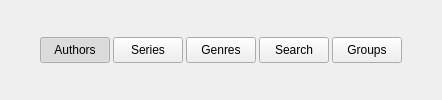
             <widget class="QFrame" name="frame">
              <property name="minimumSize">
               <size>
                <width>0</width>
                <height>30</height>
               </size>
              </property>
              <property name="frameShape">
               <enum>QFrame::NoFrame</enum>
              </property>
              <property name="frameShadow">
               <enum>QFrame::Raised</enum>
              </property>
              <layout class="QHBoxLayout" name="horizontalLayout">
               <property name="spacing">
                <number>3</number>
               </property>
               <property name="leftMargin">
                <number>0</number>
               </property>
               <property name="topMargin">
                <number>0</number>
               </property>
               <property name="rightMargin">
                <number>0</number>
               </property>
               <property name="bottomMargin">
                <number>0</number>
               </property>
               <item>
                <spacer name="horizontalSpacer">
                 <property name="orientation">
                  <enum>Qt::Horizontal</enum>
                 </property>
                 <property name="sizeHint" stdset="0">
                  <size>
                   <width>40</width>
                   <height>20</height>
                  </size>
                 </property>
                </spacer>
               </item>
               <item>
                <widget class="QToolButton" name="btnAuthor">
                 <property name="sizePolicy">
                  <sizepolicy hsizetype="Fixed" vsizetype="Fixed">
                   <horstretch>0</horstretch>
                   <verstretch>0</verstretch>
                  </sizepolicy>
                 </property>
                 <property name="minimumSize">
                  <size>
                   <width>70</width>
                   <height>26</height>
                  </size>
                 </property>
                 <property name="maximumSize">
                  <size>
                   <width>70</width>
                   <height>26</height>
                  </size>
                 </property>
                 <property name="text">
                  <string>Authors</string>
                 </property>
                 <property name="checkable">
                  <bool>true</bool>
                 </property>
                 <property name="checked">
                  <bool>true</bool>
                 </property>
                 <property name="autoExclusive">
                  <bool>true</bool>
                 </property>
                 <property name="autoRaise">
                  <bool>false</bool>
                 </property>
                </widget>
               </item>
               <item>
                <widget class="QToolButton" name="btnSeries">
                 <property name="minimumSize">
                  <size>
                   <width>70</width>
                   <height>26</height>
                  </size>
                 </property>
                 <property name="maximumSize">
                  <size>
                   <width>70</width>
                   <height>26</height>
                  </size>
                 </property>
                 <property name="text">
                  <string>Series</string>
                 </property>
                 <property name="checkable">
                  <bool>true</bool>
                 </property>
                 <property name="autoExclusive">
                  <bool>true</bool>
                 </property>
                </widget>
               </item>
               <item>
                <widget class="QToolButton" name="btnGenre">
                 <property name="minimumSize">
                  <size>
                   <width>70</width>
                   <height>26</height>
                  </size>
                 </property>
                 <property name="maximumSize">
                  <size>
                   <width>70</width>
                   <height>26</height>
                  </size>
                 </property>
                 <property name="text">
                  <string>Genres</string>
                 </property>
                 <property name="checkable">
                  <bool>true</bool>
                 </property>
                 <property name="autoExclusive">
                  <bool>true</bool>
                 </property>
                </widget>
               </item>
               <item>
                <widget class="QToolButton" name="btnSearch">
                 <property name="minimumSize">
                  <size>
                   <width>70</width>
                   <height>26</height>
                  </size>
                 </property>
                 <property name="maximumSize">
                  <size>
                   <width>16777215</width>
                   <height>26</height>
                  </size>
                 </property>
                 <property name="text">
                  <string>Search</string>
                 </property>
                 <property name="checkable">
                  <bool>true</bool>
                 </property>
                 <property name="autoExclusive">
                  <bool>true</bool>
                 </property>
                </widget>
               </item>
               <item>
                <widget class="QToolButton" name="btnGroups">
                 <property name="minimumSize">
                  <size>
                   <width>70</width>
                   <height>26</height>
                  </size>
                 </property>
                 <property name="maximumSize">
                  <size>
                   <width>16777215</width>
                   <height>26</height>
                  </size>
                 </property>
                 <property name="text">
                  <string>Groups</string>
                 </property>
                 <property name="checkable">
                  <bool>true</bool>
                 </property>
                 <property name="autoExclusive">
                  <bool>true</bool>
                 </property>
                </widget>
               </item>
               <item>
                <spacer name="horizontalSpacer_2">
                 <property name="orientation">
                  <enum>Qt::Horizontal</enum>
                 </property>
                 <property name="sizeHint" stdset="0">
                  <size>
                   <width>40</width>
                   <height>20</height>
                  </size>
                 </property>
                </spacer>
               </item>
              </layout>
             </widget>
